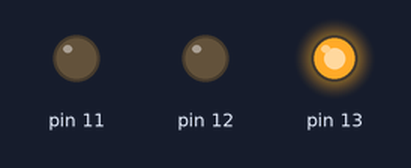
Bench run of a sketch on a simulated Arduino Uno, built with avr-gcc and run on an emulated ATmega328P. Parts: output pins drawn as LEDs (lit = HIGH).

Above: at 0.5 s.
At 2.0 s:
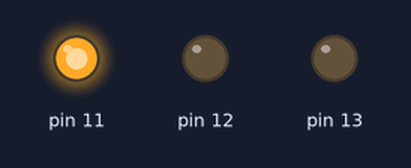
At 3.5 s:
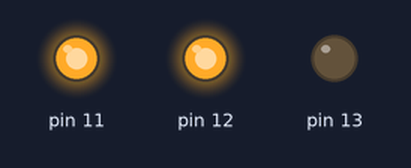
At 4.5 s:
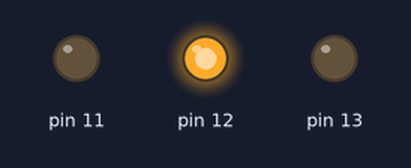
Timing chart, 0 to 7.8 s (numbered marks = the images above):
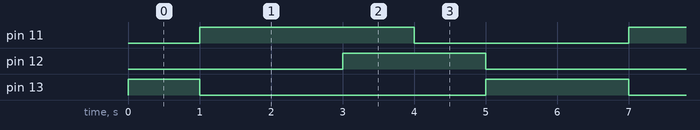

The sketch:

charlieplexing-six-leds.ino
```cpp
// Pins for charlieplexing
const int digitalEleven = 11;
const int digitalTwelve = 12;
const int digitalThirteen = 13;

void setup()
{
  Serial.begin(9600);
}

void loop()
{
  lightLed(digitalThirteen, digitalEleven); // 0, 2
  delay(1000);
  lightLed(digitalEleven, digitalThirteen); // 1, 2
  delay(1000);
  lightLed(digitalEleven, digitalTwelve); // 0, 1
  delay(1000);
  lightLed(digitalTwelve, digitalThirteen); // 1, 1
  delay(1000);
  lightLed(digitalTwelve, digitalEleven); // 0, 0
  delay(1000);
  lightLed(digitalThirteen, digitalTwelve); // 1, 0
  delay(1000);
}

void reset()
{
  for(int i = 0; i < 14; i++)
  {
    pinMode(i, INPUT);
  }
}

void lightLed(int firstPin, int secondPin)
{
  reset();
  pinMode(firstPin, OUTPUT);
  pinMode(secondPin, OUTPUT);
  digitalWrite(firstPin, HIGH);
  digitalWrite(secondPin, LOW);
}
```

Measured:
- by itself, pin 11: alternates HIGH for 3.0 s and LOW for 3.0 s
- by itself, pin 12: alternates HIGH for 2.0 s and LOW for 4.0 s
- by itself, pin 13: repeats every 6.0 s: LOW 4.0 s, HIGH 2.0 s
